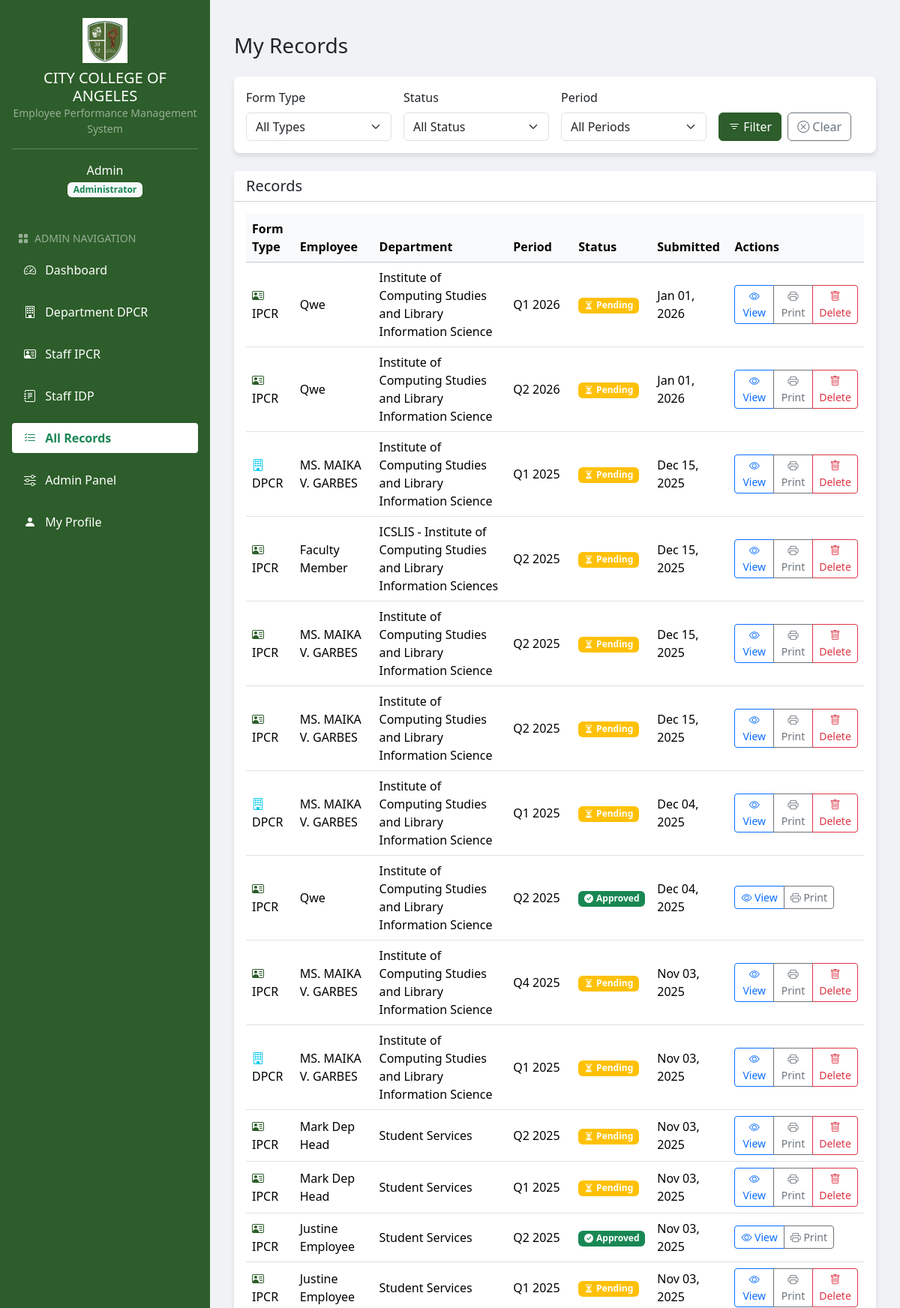
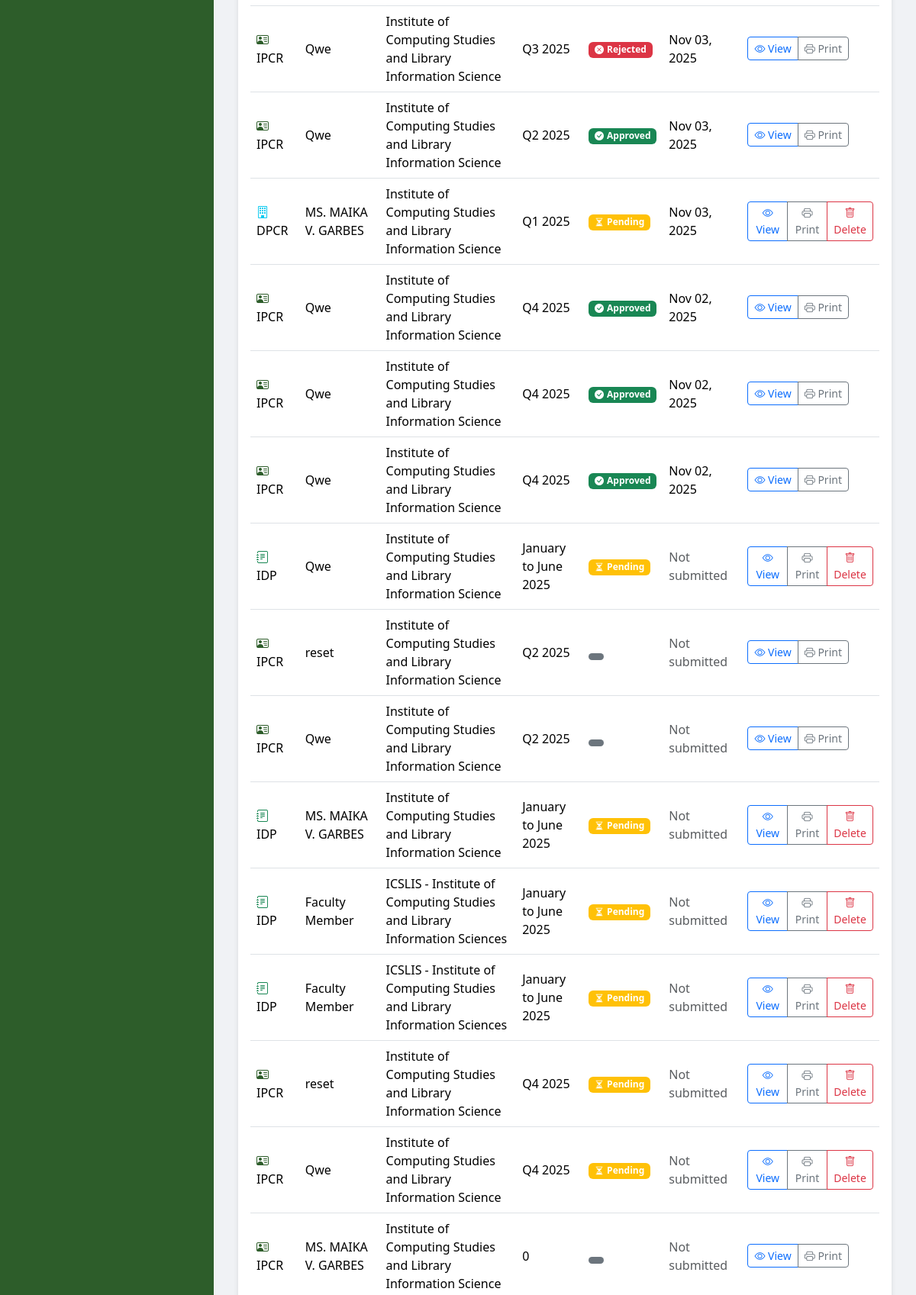
Screenshot of /records.php (signed in, upper part) with the database file from the repository (2 pictures, top to bottom).
### tables this page shows
CREATE TABLE `records` (
  `id` int(11) NOT NULL,
  `user_id` int(11) NOT NULL,
  `form_type` enum('DPCR','IPCR','IDP') NOT NULL,
  `period` varchar(255) NOT NULL,
  `content` longtext DEFAULT NULL,
  `status` enum('Draft','Pending','Approved','Rejected') NOT NULL DEFAULT 'Draft',
  `date_submitted` timestamp NULL DEFAULT NULL,
  `reviewed_by` int(11) DEFAULT NULL,
  `date_reviewed` timestamp NULL DEFAULT NULL,
  `comments` text DEFAULT NULL,
  `computation_type` enum('Type1','Type2') DEFAULT 'Type1',
  `feedback` varchar(255) DEFAULT NULL,
  `confidential_remarks` varchar(255) DEFAULT NULL,
  `position` varchar(255) NOT NULL
);

CREATE TABLE `users` (
  `id` int(11) NOT NULL,
  `name` varchar(255) NOT NULL,
  `email` varchar(255) NOT NULL,
  `password` varchar(255) NOT NULL,
  `role` enum('admin','president','department_head','regular_employee','user') NOT NULL DEFAULT 'user',
  `department_id` int(11) DEFAULT NULL,
  `avatar` varchar(255) DEFAULT NULL,
  `remember_token` varchar(255) DEFAULT NULL,
  `created_at` timestamp NOT NULL DEFAULT current_timestamp(),
  `updated_at` timestamp NOT NULL DEFAULT current_timestamp() ON UPDATE current_timestamp()
);

CREATE TABLE `departments` (
  `id` int(11) NOT NULL,
  `name` varchar(255) NOT NULL,
  `description` text DEFAULT NULL,
  `head_id` int(11) DEFAULT NULL,
  `created_at` timestamp NOT NULL DEFAULT current_timestamp(),
  `updated_at` timestamp NOT NULL DEFAULT current_timestamp() ON UPDATE current_timestamp()
);

### records.php (the view, shortened to what this page needs)
<?php
include_once('includes/header.php');
$host = "localhost";
$username = "root";
$password = "";
$database = "epms_db";
$conn = new mysqli($host, $username, $password, $database);
$user_id = $_SESSION['user_id'];
$user_role = $_SESSION['user_role'];
$params = [];
$types = "";
if ($user_role == 'regular_employee') {
    $sql = "SELECT r.*, u.name as employee_name
            FROM records r
            JOIN users u ON r.user_id = u.id
            WHERE r.user_id = ?
            ORDER BY r.date_submitted DESC, r.id DESC";
    $params[] = $user_id;
    $types .= "i";
} elseif ($user_role == 'president') {
    $sql = "SELECT r.*, u.name as employee_name, d.name as department_name
            FROM records r
            JOIN users u ON r.user_id = u.id
            LEFT JOIN departments d ON u.department_id = d.id
            ORDER BY r.date_submitted DESC, r.id DESC";
} elseif ($user_role == 'admin') {
    $sql = "SELECT r.*, u.name as employee_name, d.name as department_name
            FROM records r
            JOIN users u ON r.user_id = u.id
            LEFT JOIN departments d ON u.department_id = d.id
            ORDER BY r.date_submitted DESC, r.id DESC";
}
$stmt = $conn->prepare($sql);
$stmt->execute();
$records_result = $stmt->get_result();
$filter_type = isset($_GET['type']) ? $_GET['type'] : "all";
$filter_status = isset($_GET['status']) ? $_GET['status'] : "all";
$filter_period = isset($_GET['period']) ? $_GET['period'] : "all";
if ($filter_type != "all" || $filter_status != "all" || $filter_period != "all") {
    $filtered_records = [];
    while ($record = $records_result->fetch_assoc()) {
        $include = true;
        if ($filter_type != "all" && $record['form_type'] != $filter_type) {
            $include = false;
        }
        if ($filter_status != "all" && $record['status'] != $filter_status) {
            $include = false;
        }
        if ($filter_period != "all" && $record['period'] != $filter_period) {
            $include = false;
        }
        if ($include) {
            $filtered_records[] = $record;
        }
    }
} else {
    $filtered_records = [];
    while ($record = $records_result->fetch_assoc()) {
        $filtered_records[] = $record;
    }
}
?>
<div class="container-fluid py-4">
    <div class="d-flex justify-content-between align-items-center mb-4">
        <h1 class="h3 mb-0">My Records</h1>
    </div>
    <div class="card mb-4">
        <div class="card-body">
            <form action="records.php" method="GET" class="row g-3">
                <div class="col-md-3">
                    <label for="type" class="form-label">Form Type</label>
                    <select class="form-select" name="type" id="type">
                        <option value="all" <?php echo ($filter_type == "all") ? "selected" : ""; ?>>All Types</option>
                    </select>
                </div>
                <div class="col-md-3">
                    <label for="status" class="form-label">Status</label>
                    <select class="form-select" name="status" id="status">
                        <option value="all" <?php echo ($filter_status == "all") ? "selected" : ""; ?>>All Status</option>
                    </select>
                </div>
                <div class="col-md-3">
                    <label for="period" class="form-label">Period</label>
                    <select class="form-select" name="period" id="period">
                        <option value="all" <?php echo ($filter_period == "all") ? "selected" : ""; ?>>All Periods</option>
                    </select>
                </div>
                <div class="col-md-3 d-flex align-items-end">
                    <button type="submit" class="btn btn-primary">
                        <i class="bi bi-filter"></i> Filter
                    </button>
                    <a href="records.php" class="btn btn-outline-secondary ms-2">
                        <i class="bi bi-x-circle"></i> Clear
                    </a>
                </div>
            </form>
        </div>
    </div>
    <div class="card">
        <div class="card-header bg-white">
            <h5 class="mb-0">Records</h5>
        </div>
        <div class="card-body">
            <div class="table-responsive">
                <?php if (count($filtered_records) > 0): ?>
                <table class="table table-hover align-middle">
                    <thead class="table-light">
                        <tr>
                            <th>Form Type</th>
                            <?php if ($user_role == 'department_head' || $user_role == 'president' || $user_role == 'admin'): ?>
                            <th>Employee</th>
                            <?php endif; ?>
                            <?php if ($user_role == 'president' || $user_role == 'admin'): ?>
                            <th>Department</th>
                            <?php endif; ?>
                            <th>Period</th>
                            <th>Status</th>
                            <th>Submitted</th>
                            <th>Actions</th>
                        </tr>
                    </thead>
                    <tbody>
                        <?php foreach ($filtered_records as $record): ?>
                        <tr>
                            <td>
                                <?php
                                $icon_class = '';
                                switch ($record['form_type']) {
                                    case 'DPCR':
                                        $icon_class = 'bi-building text-info';
                                        break;
                                    case 'IPCR':
                                        $icon_class = 'bi-person-vcard text-primary';
                                        break;
                                    case 'IDP':
                                        $icon_class = 'bi-journal-text text-success';
                                        break;
                                }
                                ?>
                                <i class="bi <?php echo $icon_class; ?> me-1"></i>
                                <?php echo $record['form_type']; ?>
                            </td>
                            <?php if ($user_role == 'department_head' || $user_role == 'president' || $user_role == 'admin'): ?>
                            <td><?php echo htmlspecialchars($record['employee_name']); ?></td>
                            <?php endif; ?>
                            <?php if ($user_role == 'president' || $user_role == 'admin'): ?>
                            <td><?php echo htmlspecialchars($record['department_name'] ?? 'No Department'); ?></td>
                            <?php endif; ?>
                            <td><?php echo htmlspecialchars($record['period']); ?></td>
                            <td>
                                <?php
                                $status_badge = 'secondary';
                                $status_icon = '';
                                switch ($record['status']) {
                                    case 'Approved':
                                        $status_badge = 'success';
                                        $status_icon = 'bi-check-circle-fill';
                                        break;
                                    case 'Pending':
                                        $status_badge = 'warning';
                                        $status_icon = 'bi-hourglass-split';
                                        break;
                                    case 'Rejected':
                                        $status_badge = 'danger';
                                        $status_icon = 'bi-x-circle-fill';
                                        break;
                                }
                                ?>
                                <span class="badge bg-<?php echo $status_badge; ?> d-flex align-items-center d-inline-flex">
                                    <i class="bi <?php echo $status_icon; ?> me-1"></i>
                                    <?php echo $record['status']; ?>
                                </span>
                            </td>
                            <td>
                                <?php if ($record['date_submitted']): ?>
                                    <?php echo date('M d, Y', strtotime($record['date_submitted'])); ?>
                                <?php else: ?>
                                    <span class="text-muted">Not submitted</span>
                                <?php endif; ?>
                            </td>
                            <td>
                                <div class="btn-group">
                                    <a href="view_record.php?id=<?php echo $record['id']; ?>" class="btn btn-sm btn-outline-primary">
                                        <i class="bi bi-eye"></i> View
                                    </a>
                                    <a href="print_record.php?id=<?php echo $record['id']; ?>" class="btn btn-sm btn-outline-secondary">
                                        <i class="bi bi-printer"></i> Print
                                    </a>
                                    <?php if (($record['status'] == 'Draft' || $record['status'] == 'Pending') &&
                                                     ($record['user_id'] == $user_id || $user_role == 'admin')): ?>
                                    <button type="button" class="btn btn-sm btn-outline-danger" data-bs-toggle="modal" data-bs-target="#deleteModal<?php echo $record['id']; ?>">
                                        <i class="bi bi-trash"></i> Delete
                                    </button>
                                    <?php endif; ?>
                                </div>
                            </td>
                        </tr>
                        <?php endforeach; ?>
                    </tbody>
                </table>
                <?php endif; ?>
            </div>
        </div>
    </div>
</div>
<?php
include_once('includes/footer.php');
?>

### includes/header.php (style rules this page uses)
body { background-color: #f0f2f5; min-height: 100vh; display: flex; }
.btn-primary, .bg-primary { background-color: #2d5d2a !important; border-color: #2d5d2a !important; }
.text-primary { color: #2d5d2a !important; }
.card { box-shadow: 0 4px 6px rgba(0, 0, 0, 0.1); border-radius: 8px; border: none; }

### rows the page displays
records: form_type "IPCR", user.name "Qwe", departments.name "Institute of Computing Studies and Library Information Science", period "Q1 2026", status "Pending", date_submitted "Jan 01, 2026"
records: form_type "IPCR", user.name "Qwe", departments.name "Institute of Computing Studies and Library Information Science", period "Q2 2026", status "Pending", date_submitted "Jan 01, 2026"
records: form_type "DPCR", user.name "MS. MAIKA V. GARBES", departments.name "Institute of Computing Studies and Library Information Science", period "Q1 2025", status "Pending", date_submitted "Dec 15, 2025"
records: form_type "IPCR", user.name "Faculty Member", departments.name "ICSLIS - Institute of Computing Studies and Library Information Sciences", period "Q2 2025", status "Pending", date_submitted "Dec 15, 2025"
records: form_type "IPCR", user.name "MS. MAIKA V. GARBES", departments.name "Institute of Computing Studies and Library Information Science", period "Q2 2025", status "Pending", date_submitted "Dec 15, 2025"
records: form_type "IPCR", user.name "MS. MAIKA V. GARBES", departments.name "Institute of Computing Studies and Library Information Science", period "Q2 2025", status "Pending", date_submitted "Dec 15, 2025"
records: form_type "DPCR", user.name "MS. MAIKA V. GARBES", departments.name "Institute of Computing Studies and Library Information Science", period "Q1 2025", status "Pending", date_submitted "Dec 04, 2025"
records: form_type "IPCR", user.name "Qwe", departments.name "Institute of Computing Studies and Library Information Science", period "Q2 2025", status "Approved", date_submitted "Dec 04, 2025"
records: form_type "IPCR", user.name "MS. MAIKA V. GARBES", departments.name "Institute of Computing Studies and Library Information Science", period "Q4 2025", status "Pending", date_submitted "Nov 03, 2025"
records: form_type "DPCR", user.name "MS. MAIKA V. GARBES", departments.name "Institute of Computing Studies and Library Information Science", period "Q1 2025", status "Pending", date_submitted "Nov 03, 2025"
records: form_type "IPCR", user.name "Mark Dep Head", departments.name "Student Services", period "Q2 2025", status "Pending", date_submitted "Nov 03, 2025"
records: form_type "IPCR", user.name "Mark Dep Head", departments.name "Student Services", period "Q1 2025", status "Pending", date_submitted "Nov 03, 2025"
records: form_type "IPCR", user.name "Justine Employee", departments.name "Student Services", period "Q2 2025", status "Approved", date_submitted "Nov 03, 2025"
records: form_type "IPCR", user.name "Justine Employee", departments.name "Student Services", period "Q1 2025", status "Pending", date_submitted "Nov 03, 2025"
records: form_type "IPCR", user.name "Qwe", departments.name "Institute of Computing Studies and Library Information Science", period "Q3 2025", status "Rejected", date_submitted "Nov 03, 2025"
records: form_type "IPCR", user.name "Qwe", departments.name "Institute of Computing Studies and Library Information Science", period "Q2 2025", status "Approved", date_submitted "Nov 03, 2025"
records: form_type "DPCR", user.name "MS. MAIKA V. GARBES", departments.name "Institute of Computing Studies and Library Information Science", period "Q1 2025", status "Pending", date_submitted "Nov 03, 2025"
records: form_type "IPCR", user.name "Qwe", departments.name "Institute of Computing Studies and Library Information Science", period "Q4 2025", status "Approved", date_submitted "Nov 02, 2025"
records: form_type "IPCR", user.name "Qwe", departments.name "Institute of Computing Studies and Library Information Science", period "Q4 2025", status "Approved", date_submitted "Nov 02, 2025"
records: form_type "IPCR", user.name "Qwe", departments.name "Institute of Computing Studies and Library Information Science", period "Q4 2025", status "Approved", date_submitted "Nov 02, 2025"
records: form_type "IDP", user.name "Qwe", departments.name "Institute of Computing Studies and Library Information Science", period "January to June 2025", status "Pending", shows "Not submitted"
records: form_type "IPCR", user.name "reset", departments.name "Institute of Computing Studies and Library Information Science", period "Q2 2025", shows "Not submitted"
records: form_type "IPCR", user.name "Qwe", departments.name "Institute of Computing Studies and Library Information Science", period "Q2 2025", shows "Not submitted"
records: form_type "IDP", user.name "MS. MAIKA V. GARBES", departments.name "Institute of Computing Studies and Library Information Science", period "January to June 2025", status "Pending", shows "Not submitted"
records: form_type "IDP", user.name "Faculty Member", departments.name "ICSLIS - Institute of Computing Studies and Library Information Sciences", period "January to June 2025", status "Pending", shows "Not submitted"
records: form_type "IDP", user.name "Faculty Member", departments.name "ICSLIS - Institute of Computing Studies and Library Information Sciences", period "January to June 2025", status "Pending", shows "Not submitted"
records: form_type "IPCR", user.name "reset", departments.name "Institute of Computing Studies and Library Information Science", period "Q4 2025", status "Pending", shows "Not submitted"
records: form_type "IPCR", user.name "Qwe", departments.name "Institute of Computing Studies and Library Information Science", period "Q4 2025", status "Pending", shows "Not submitted"
records: form_type "IPCR", user.name "MS. MAIKA V. GARBES", departments.name "Institute of Computing Studies and Library Information Science", period "0", shows "Not submitted"

### other values shown
$_SESSION['user_name'] "Admin"
$role_display "Administrator"
$item['title'] "Dashboard"
$item['title'] "Department DPCR"
$item['title'] "Staff IPCR"
$item['title'] "Staff IDP"
$item['title'] "All Records"
$item['title'] "Admin Panel"
$item['title'] "My Profile"
